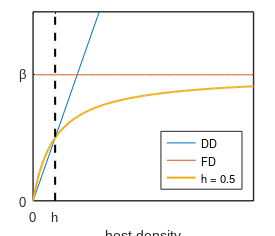

The MATLAB script that drew this image:
clear all
% model written by Allison Shaw (contact for assistance: ashaw@umn.edu)
%   last updated: 25 January 2022

beta = 2; % transmission rate (density-dependent) [per ind per year]
h = 0.5;  % half-saturation constant for type II transmission

Uvec = linspace(0,5,100);

DD = beta*Uvec;
FD = beta*Uvec./(Uvec);
t2 = beta*Uvec./(h+Uvec);


width = 7;
height = 6;
xpos = 3;
ypos = 2;
sx = 0.12;
sy = 0.15;
w = 0.8;
he = 0.8;

fs1 = 10;  % axes labels
fs3 = 09;  % axis numbering
lw2 = 1; % fig edges
lw1 = 1.5; % lines


figure(1); clf
hh = gcf;
set(hh,'PaperUnits','centimeters');
set(hh,'Units','centimeters');
set(gcf,'Position',[xpos ypos width height])

axes('position',[sx sy w he])
plot(Uvec,DD,Uvec,FD,Uvec,t2,'LineWidth',lw1)
legend('DD','FD','h = 0.5','location','southeast','AutoUpdate','off')
hold on
line([h h],[0 3],'color','k','LineStyle','--','LineWidth',lw1)
axis([0 5 0 3])
xlabel('host density','fontsize',fs1)
set(gca,'FontSize',fs3,'LineWidth',lw2,'Fontname', 'Arial');
set(gca,'XTick',[0 h])
set(gca,'XTickLabel',{'0','h'})
set(gca,'YTick',[0 beta])
set(gca,'YTickLabel',{'0','\beta'})


% Backup previous settings
prePaperType = get(hh,'PaperType');
prePaperPosition = get(hh,'PaperPosition');
prePaperSize = get(hh,'PaperSize');

% Make changing paper type possible
set(hh,'PaperType','<custom>');
% Set the page size and position to match the figure's dimensions
position = get(hh,'Position');
set(hh,'PaperPosition',[0,0,position(3:4)]);
set(hh,'PaperSize',position(3:4));

%saveas(1,strcat(['fig3.jpg']))
%print -dpdf -r600 Figure_3.pdf
print -djpeg -r600 figS1.jpg

% Restore the previous settings
set(hh,'PaperType',prePaperType);
set(hh,'PaperPosition',prePaperPosition);
set(hh,'PaperSize',prePaperSize);
